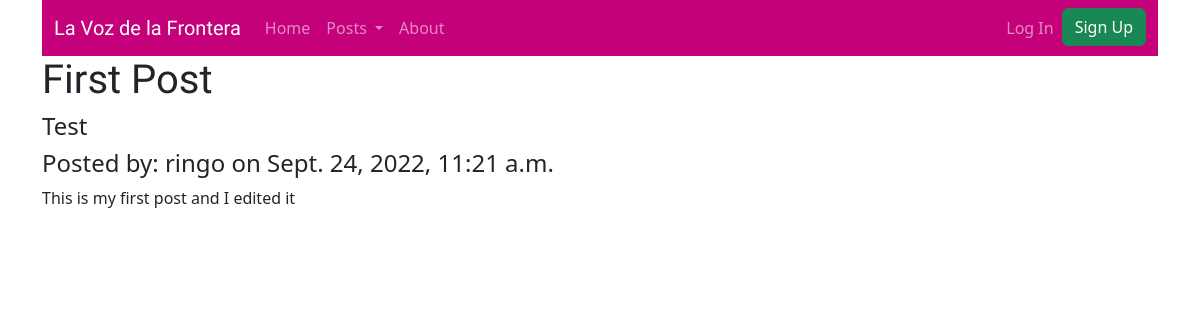
The app's page /posts/1/ with its own data.
### posts/models.py (models this page shows, shortened)
class Post(models.Model):
    title = models.CharField(max_length=256)
    subtitle = models.CharField(max_length=256)
    author = models.ForeignKey(
        get_user_model(),
        on_delete=models.CASCADE
    )
    body = models.TextField()
    created_on = models.DateTimeField(auto_now_add=True)
    status = models.ForeignKey(
        Status,
        on_delete=models.CASCADE,
        blank=True,
        null=True
    )

### posts/views.py (the view)
# urls.py: path('<int:pk>/', PostDetailView.as_view(), name="detail"),
class PostDetailView(DetailView):
    template_name: str="posts/detail.html"
    model = Post

### templates/posts/detail.html (shortened to what this page needs)
{% extends 'base.html' %}
{% block content %}
<h1>{{ post.title }}</h1>
<h4>{{ post.subtitle }}</h4>
<h4>Posted by: {{ post.author }} on {{ post.created_on }}</h4>
<p> {{ post.body }}</p>
{% endblock content %}

### static/css/base.css (style rules this page uses)
h1, .card-title, .navbar-brand { font-family: 'Abyssinica SIL', serif; }

### records on screen
Post: title "First Post", subtitle "Test", author "ringo", created_on "Sept. 24, 2022, 11:21 a.m.", body "This is my first post and I edited it"
